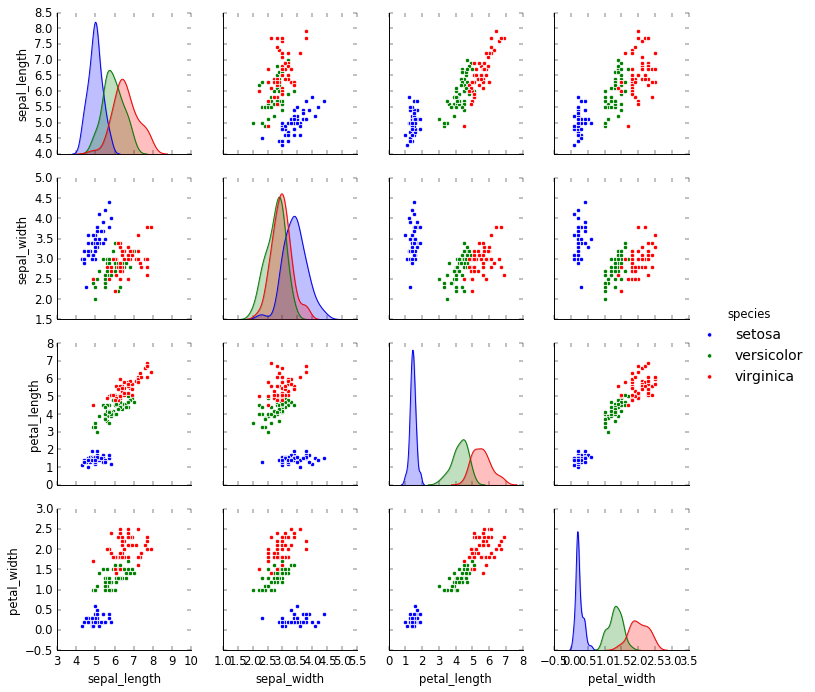

Recreate this plot in Python.
import matplotlib.pyplot as plt
from seaborn import pairplot, load_dataset

# Load example tips dataset
iris = load_dataset('iris')
print iris.head()
print iris.tail()
print iris.describe()

fig =pairplot(data=iris, hue='species')

plt.savefig('snsPplot.png', bbox_inches='tight', dpi=70)